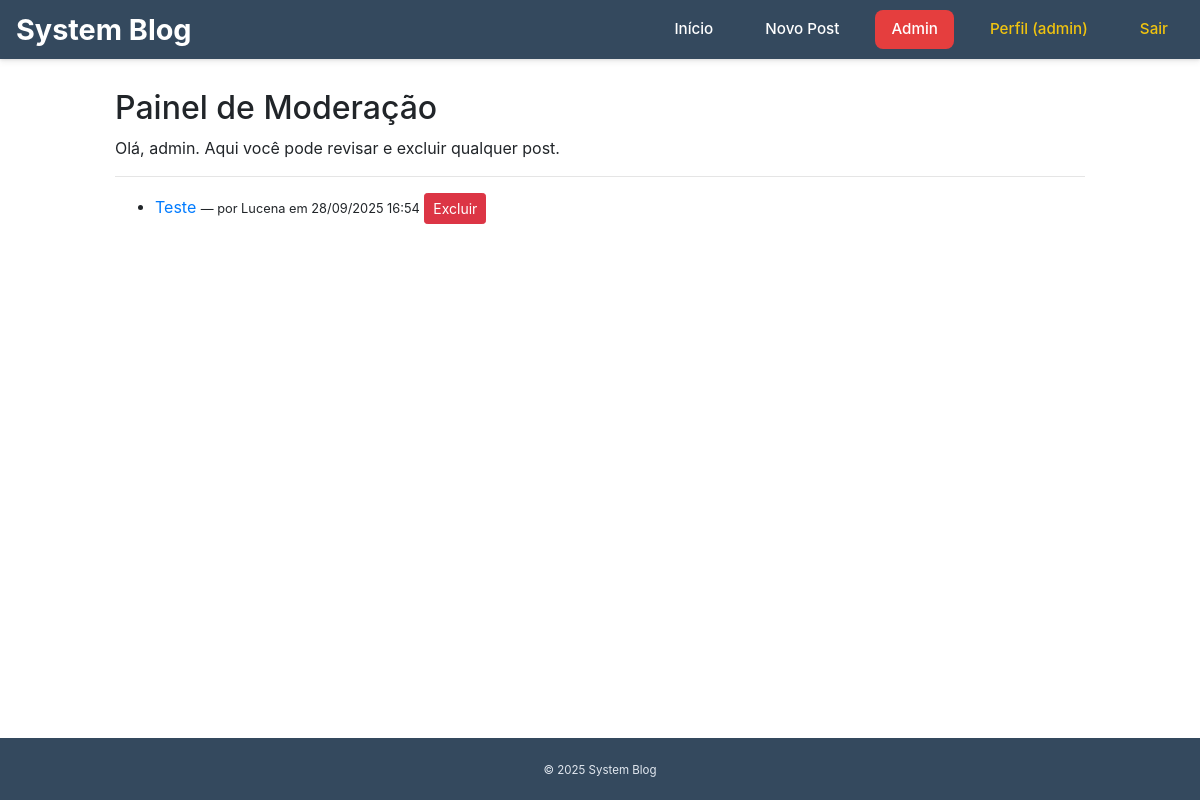
The page /moderator (signed in) on the database as committed earlier.
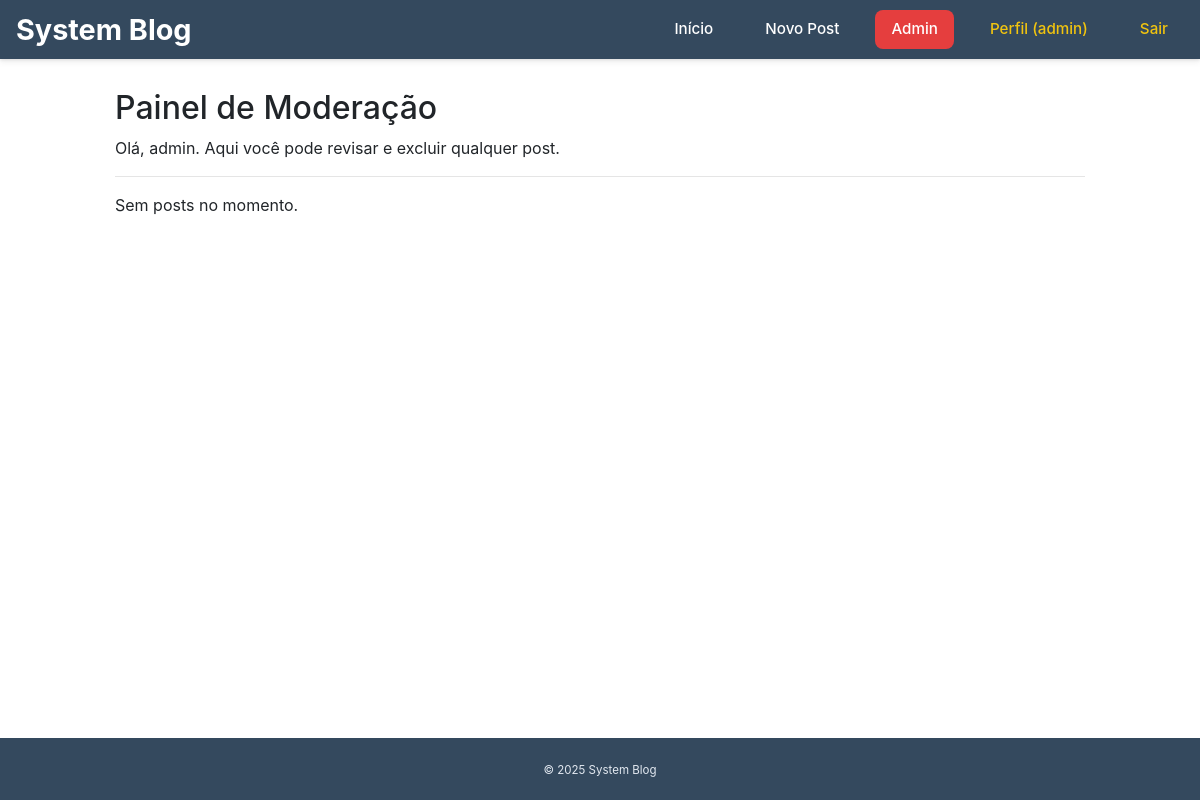
The same page on the database as committed later.
### models.py (models this page shows, shortened)
class Post(db.Model):
    id = db.Column(db.Integer, primary_key=True)
    title = db.Column(db.String(100), nullable=False)
    date_posted = db.Column(db.DateTime, nullable=False, default=datetime.utcnow)
    content = db.Column(db.Text, nullable=False)
    user_id = db.Column(db.Integer, db.ForeignKey('user.id'), nullable=False)

class User(db.Model, UserMixin):
    id = db.Column(db.Integer, primary_key=True)
    username = db.Column(db.String(20), unique=True, nullable=False)
    email = db.Column(db.String(120), unique=True, nullable=False)
    password = db.Column(db.String(60), nullable=False)
    image_file = db.Column(db.String(20), nullable=False, default='default.jpg')
    is_active = db.Column(db.Boolean, default=False)
    role_id = db.Column(db.Integer, db.ForeignKey('role.id'), nullable=False, default=1)
    posts = db.relationship('Post', backref='author', lazy=True)

### views.py (the view)
@app.route("/moderator")
@login_required
@moderator_required
def moderator_dashboard():
    posts = Post.query.order_by(Post.date_posted.desc()).all()
    return render_template('moderator_dashboard.html', title='Moderação', posts=posts)

### app.py (called while the page is built)
@login_manager.user_loader
def load_user(user_id):
    try:
        return db.session.get(User, int(user_id))
    except ValueError:
        return None

### models.py (called while the page is built)
def is_admin(user):
    return bool(user.is_authenticated and getattr(user.role, "can_admin", False))

def is_moderator(user):
    return bool(user.is_authenticated and getattr(user.role, "can_moderate", False))

### views.py (called while the page is built)
def moderator_required(f):
    @wraps(f)
    def decorated_function(*args, **kwargs):
        if not current_user.is_authenticated or not is_moderator(current_user):
            flash('Acesso negado. Você não tem permissão de Moderação.', 'danger')
            return redirect(url_for('home'))
        return f(*args, **kwargs)
    return decorated_function

@app.before_request
def start_quote_thread():
    global quote_of_the_day
    if quote_of_the_day.get('thread') is None or not quote_of_the_day['thread'].is_alive():
        th = Thread(target=get_and_translate_quote, daemon=True)
        th.start()
        quote_of_the_day['thread'] = th
        app.logger.info("Thread de citação assíncrona iniciada.")

### templates/moderator_dashboard.html (shortened to what this page needs)
{% extends "base.html" %}
{% block content %}
  <h2>Painel de Moderação</h2>
  <p>Olá, {{ current_user.username }}. Aqui você pode revisar e excluir qualquer post.</p>
  <hr>
  {% if posts %}
    <ul>
      {% for post in posts %}
        <li>
          <a href="{{ url_for('post', post_id=post.id) }}">{{ post.title }}</a>
          <small>— por {{ post.author.username }} em {{ post.date_posted.strftime("%d/%m/%Y %H:%M") }}</small>
          {% if current_user.is_authenticated and (is_moderator(current_user) or is_admin(current_user)) %}
            <form action="{{ url_for('delete_post', post_id=post.id) }}" method="POST" style="display:inline;">
              <button type="submit" class="btn btn-danger btn-sm">Excluir</button>
            </form>
          {% endif %}
        </li>
      {% endfor %}
    </ul>
  {% else %}
    <p>Sem posts no momento.</p>
  {% endif %}
{% endblock %}

Rows that differ between the two databases and show on the page:
removed Post: title "Teste", author.username "Lucena", date_posted "28/09/2025 16:54"
Other text that changed with them:
text now shown: "Sem posts no momento."
